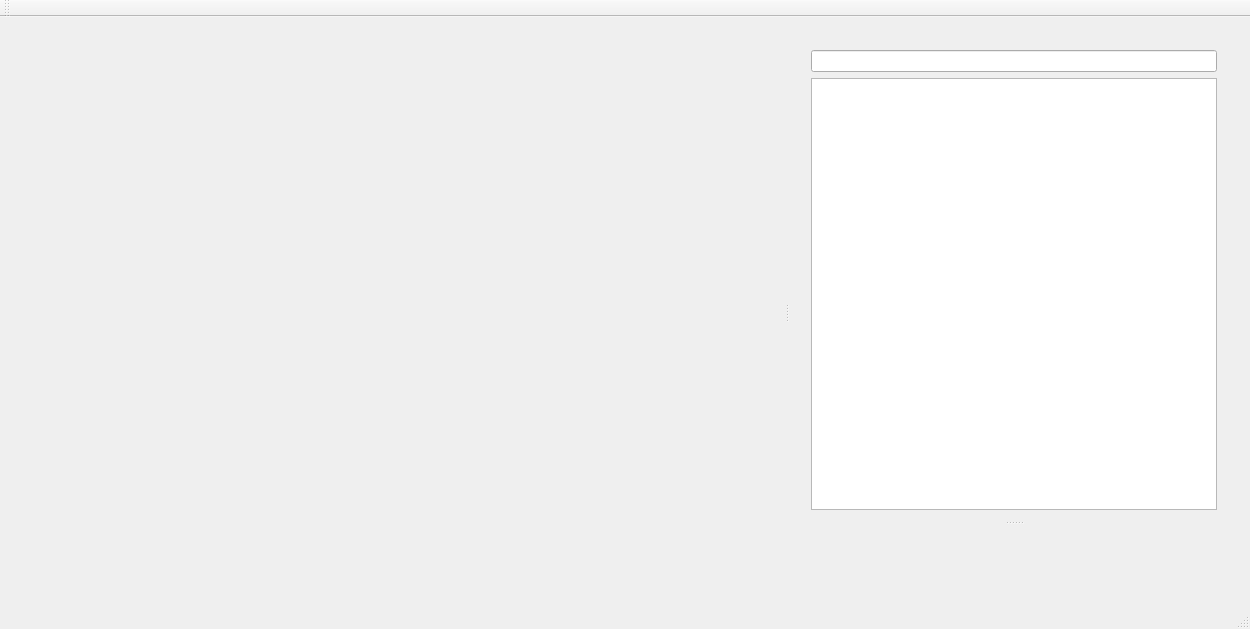
<?xml version="1.0" encoding="UTF-8"?>
<ui version="4.0">
 <class>MainWindow</class>
 <widget class="QMainWindow" name="MainWindow">
  <property name="geometry">
   <rect>
    <x>0</x>
    <y>0</y>
    <width>1250</width>
    <height>629</height>
   </rect>
  </property>
  <property name="windowTitle">
   <string>MainWindow</string>
  </property>
  <widget class="QWidget" name="centralWidget">
   <layout class="QGridLayout" name="gridLayout">
    <item row="0" column="0">
     <widget class="QSplitter" name="HorizontalSplitter">
      <property name="orientation">
       <enum>Qt::Horizontal</enum>
      </property>
      <widget class="QWidget" name="DrawArea" native="true"/>
      <widget class="QWidget" name="RightContainer" native="true">
       <property name="enabled">
        <bool>true</bool>
       </property>
       <property name="sizePolicy">
        <sizepolicy hsizetype="Preferred" vsizetype="Preferred">
         <horstretch>0</horstretch>
         <verstretch>0</verstretch>
        </sizepolicy>
       </property>
       <property name="maximumSize">
        <size>
         <width>450</width>
         <height>16777215</height>
        </size>
       </property>
       <property name="baseSize">
        <size>
         <width>0</width>
         <height>0</height>
        </size>
       </property>
       <layout class="QGridLayout" name="gridLayout_2">
        <item row="0" column="0">
         <widget class="QSplitter" name="VerticalSplitter">
          <property name="maximumSize">
           <size>
            <width>16777215</width>
            <height>16777215</height>
           </size>
          </property>
          <property name="orientation">
           <enum>Qt::Vertical</enum>
          </property>
          <widget class="QWidget" name="TopContainer" native="true">
           <layout class="QGridLayout" name="gridLayout_3">
            <item row="0" column="0">
             <layout class="QVBoxLayout" name="TopLayout">
              <item>
               <widget class="QLineEdit" name="FilterEdit"/>
              </item>
              <item>
               <widget class="QListView" name="NodeListView"/>
              </item>
             </layout>
            </item>
           </layout>
          </widget>
          <widget class="QWidget" name="BottomWidget" native="true"/>
         </widget>
        </item>
       </layout>
      </widget>
     </widget>
    </item>
   </layout>
  </widget>
  <widget class="QMenuBar" name="menuBar">
   <property name="geometry">
    <rect>
     <x>0</x>
     <y>0</y>
     <width>1250</width>
     <height>21</height>
    </rect>
   </property>
  </widget>
  <widget class="QToolBar" name="mainToolBar">
   <attribute name="toolBarArea">
    <enum>TopToolBarArea</enum>
   </attribute>
   <attribute name="toolBarBreak">
    <bool>false</bool>
   </attribute>
  </widget>
  <widget class="QStatusBar" name="statusBar"/>
 </widget>
 <layoutdefault spacing="6" margin="11"/>
 <resources/>
 <connections/>
</ui>
